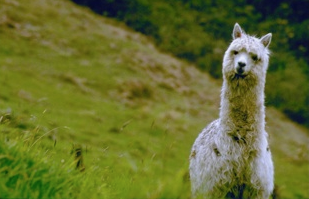
#> input picture alpaca.png, 309 x 199 px
$ python convolution_python.py alpaca.png alpaca.png alpaca.png
#> lines starting #> are read from the running program, lines starting #| are printed output that depends on the picture
#> in main, img is the input picture: shape (199, 309, 3); mean R, G, B 102.1, 109.6, 46.9
import sys

import numpy as np
from imageio import imread, imwrite
from scipy.ndimage.filters import convolve

# tqdm is not strictly necessary, but it gives us a pretty progress bar
# to visualize progress.
from tqdm import trange

def calc_energy(img):
    filter_du = np.array([
        [1.0, 2.0, 1.0],
        [0.0, 0.0, 0.0],
        [-1.0, -2.0, -1.0],
    ])
    # This converts it from a 2D filter to a 3D filter, replicating the same
    # filter for each channel: R, G, B
    # filter_du = np.stack([filter_du] * 3, axis=2)

    filter_dv = np.array([
        [1.0, 0.0, -1.0],
        [2.0, 0.0, -2.0],
        [1.0, 0.0, -1.0],
    ])
    # This converts it from a 2D filter to a 3D filter, replicating the same
    # filter for each channel: R, G, B
    # filter_dv = np.stack([filter_dv] * 3, axis=2)

    img = img.astype('float32')
    R = img[:, :, 0]
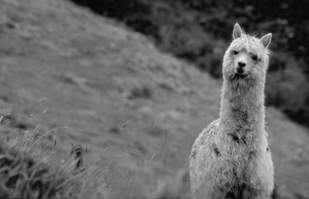
#> R: shape (199, 309) float32; min 0, max 233, mean 102.1
    G = img[:, :, 1]
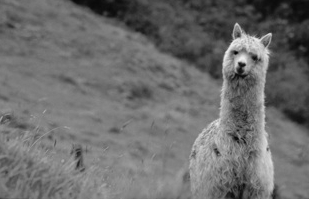
#> G: shape (199, 309) float32; min 1, max 238, mean 109.6
    B = img[:, :, 2]
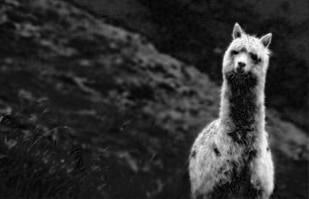
#> B: shape (199, 309) float32; min 0, max 255, mean 46.9
    # convolved = np.absolute(convolve(img, filter_du)) + np.absolute(convolve(img, filter_dv))
    convolvedR = np.absolute(convolve(R, filter_du, mode = 'constant', cval = 0.0)) + np.absolute(convolve(R, filter_dv, mode = 'constant', cval = 0.0))
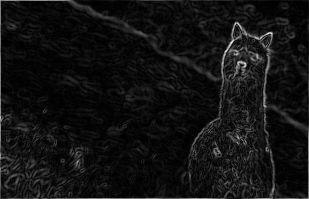
#> convolvedR: shape (199, 309) float32; min 0, max 946, mean 68.3; drawn with min black and max white
    convolvedG = np.absolute(convolve(G, filter_du, mode = 'constant', cval = 0.0)) + np.absolute(convolve(G, filter_dv, mode = 'constant', cval = 0.0))
    convolvedB = np.absolute(convolve(B, filter_du, mode = 'constant', cval = 0.0)) + np.absolute(convolve(B, filter_dv, mode = 'constant', cval = 0.0))
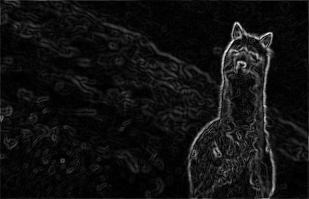
#> convolvedB: shape (199, 309) float32; min 0, max 1100, mean 73.2; drawn with min black and max white

    # [5 lines of commented-out code are left out]
    energy_map = convolvedR + convolvedG + convolvedB

    return energy_map


def main():
    #scale = float(sys.argv[1])
    in_filename = sys.argv[1] #file path
    #out_filename = sys.argv[3]

    img = imread(in_filename)
    calc_energy(img)
    #out = crop_c(img, scale)
    #imwrite(out_filename, out)

if __name__ == '__main__':
    main()
